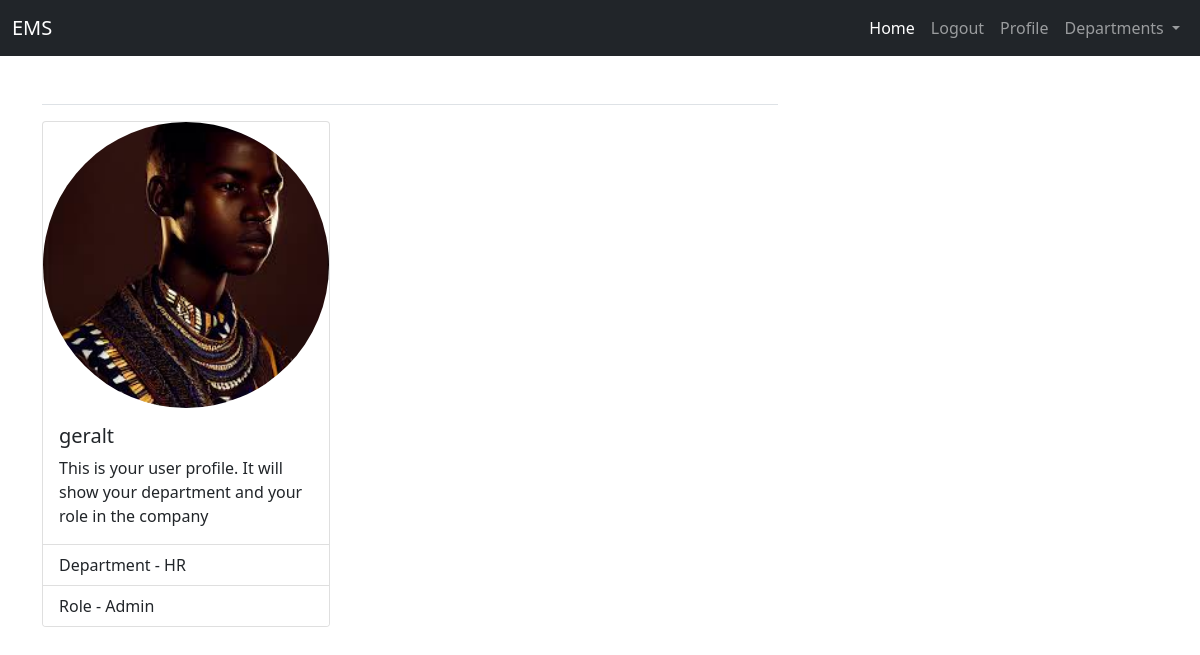
The app's page /profile/ (signed in) with its own data.
### ems_app/models.py (models this page shows, shortened)
class Employee(models.Model):
    hire_date = models.DateField()
    salary = models.DecimalField(max_digits=10, decimal_places=2)
    user = models.OneToOneField(User, on_delete=models.CASCADE)
    department = models.ForeignKey(Department,null=True, on_delete=models.SET_NULL)
    role = models.ForeignKey(Role,null=True, on_delete=models.SET_NULL)
    profileImage = models.ImageField(default="profile_pics/default.jpg", upload_to="profile_pics")

class Role(models.Model):
    role = models.CharField(max_length=200)
    department = models.ForeignKey(Department, null=True, on_delete=models.SET_NULL)
    def __str__(self):
        return self.role

class Department(models.Model):
    department_name = models.CharField(max_length=200)
    def __str__(self):
        return self.department_name

### employees/views.py (the view)
# urls.py: path('profile/', views.userProfile, name="employee-profile"),
@login_required
def userProfile(request):
    context = {
        "employees":Employee.objects.all()
    }
    return render(request, "employees/profile.html", context)

### employees/templates/employees/profile.html
{% extends "ems_app/base.html" %}
{% load crispy_forms_tags %}
{% block content %}
<div class="">
    <div class="border-top pt-3">
        {% for employee in employees %}
            {% if employee.user.username == user.username %}
                <div class="card" style="width: 18rem;">
                    <img class="rounded-circle article-img" src="{{ employee.profileImage.url}}" alt="Card image cap">
                    <div class="card-body">
                        <h5 class="card-title">{{employee.user.username}}</h5>
                        <p class="card-text">This is your user profile. It will show your department and your role in the
                            company</p>
                    </div>
                    <ul class="list-group list-group-flush">
                        <li class="list-group-item">Department - {{employee.role.department}}</li>
                        <li class="list-group-item">Role - {{employee.role}}</li>
                    </ul>
                </div>
            {% endif %}
        {% endfor %}
    </div>
</div>
{% endblock content %}

### records on screen
Employee: profileImage (placeholder picture), user.username "geralt", role.department "HR", role "Admin"
